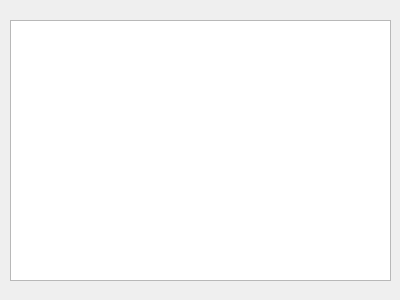
<?xml version="1.0" encoding="UTF-8"?>
<ui version="4.0">
 <class>Dialog</class>
 <widget class="QDialog" name="Dialog">
  <property name="geometry">
   <rect>
    <x>0</x>
    <y>0</y>
    <width>400</width>
    <height>300</height>
   </rect>
  </property>
  <property name="windowTitle">
   <string>Dialog</string>
  </property>
  <widget class="QGraphicsView" name="graphicsView">
   <property name="geometry">
    <rect>
     <x>10</x>
     <y>20</y>
     <width>381</width>
     <height>261</height>
    </rect>
   </property>
  </widget>
 </widget>
 <resources/>
 <connections/>
</ui>
